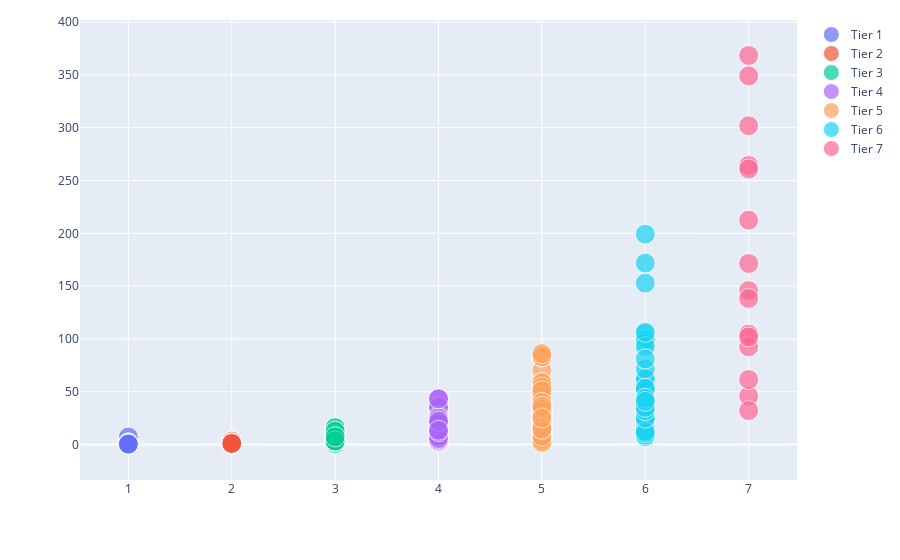

The notebook cell saved with this chart:
### Code cell
fig = go.Figure(
    data   = [create_tier_scatter(map_json, tier) for tier in range(1,8)],
    layout = {'height': 700, 'margin': {'t': 20}},
)

fig.show()
